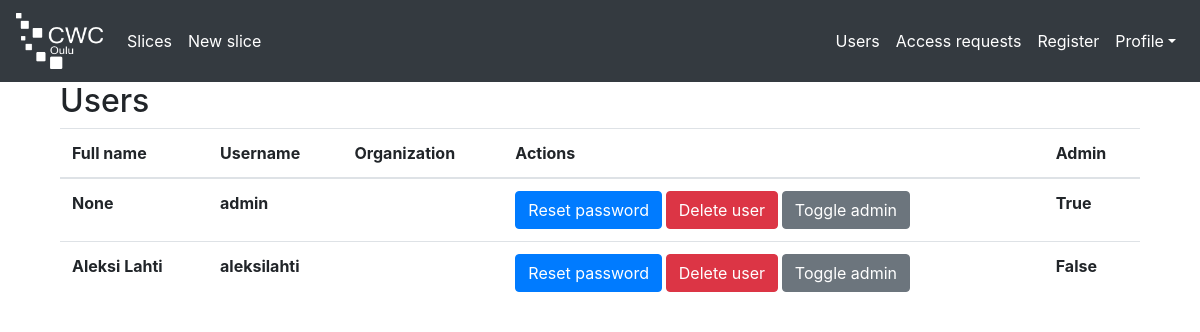
Page /users (signed in) on the earlier database version.
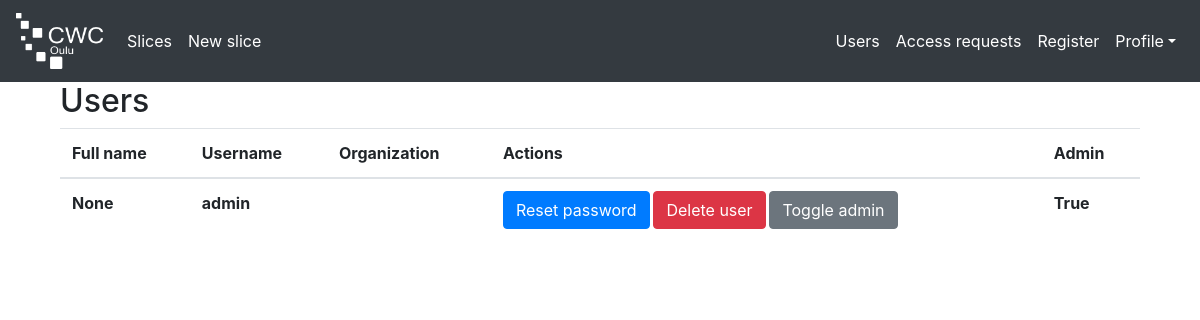
Same page on the later database version.
### app.py (models this page shows)
class User(db.Model, UserMixin):
    id = db.Column(db.Integer, primary_key=True, nullable=False)
    name = db.Column(db.String(256), nullable=True)
    username = db.Column(db.String(256), unique=True, nullable=False)
    email = db.Column(db.String(256), nullable=False)
    pw_hash = db.Column(db.String(256), nullable=False)
    admin = db.Column(db.Boolean, default=False)
    slices = db.relationship("Slice", back_populates="user")

### app.py (the view)
@app.route("/users")
def users():
    if current_user.is_authenticated:
        if current_user.admin:
            users = User.query.all()
            return render_template('users.html', users=users)
        flash('You need admin privileges to access this page!', 'danger')
        return redirect(url_for('slices'))
    return redirect(url_for('login'))

### app.py (called while the page is built)
@login_manager.user_loader
def load_user(user_id):
    user = User.query.get(int(user_id))
    return user

@event.listens_for(Engine, "connect")
def set_sqlite_pragma(dbapi_connection, connection_record):
    cursor = dbapi_connection.cursor()
    cursor.execute("PRAGMA foreign_keys=ON")
    cursor.close()

### templates/users.html (shortened to what this page needs)
{% extends 'base.html' %}
{% block body %}
<div class="container">
    <h2 class="page-header">Users</h2>
    <table class="table">
      <thead>
        <th scope="col">Full name</th>
        <th scope="col">Username</th>
        <th scope="col">Organization</th>
        <th scope="col">Actions</th>
        <th scope="col">Admin</th>
      </thead>
      <tbody id="users-table">
      {% for user in users %}
        <tr>
          <th scope="col">{{ user.name }}</th>
          <th scope="col">{{ user.username }}</th>
          <th scope="col">{{ user.organization }}</th>
          <th scope="col">
            <a type="button" href="{{ url_for('change_pw', user_id=user.id) }}" class="btn btn-primary">Reset password</a>
            <a type="button" href="{{ url_for('delete_user', user_id=user.id) }}" class="btn btn-danger">Delete user</a>
            <a type="button" href="{{ url_for('toggle_admin', user_id=user.id) }}" class="btn btn-secondary">Toggle admin</a>
          </th>
          <th scope="col">{{ user.admin }}</th>
        </tr>
    {% endfor %}
      </tbody>
    </table>
  </div>
{% endblock %}

Differences in the rows shown:
removed User: name "Aleksi Lahti", username "aleksilahti", admin "False"
